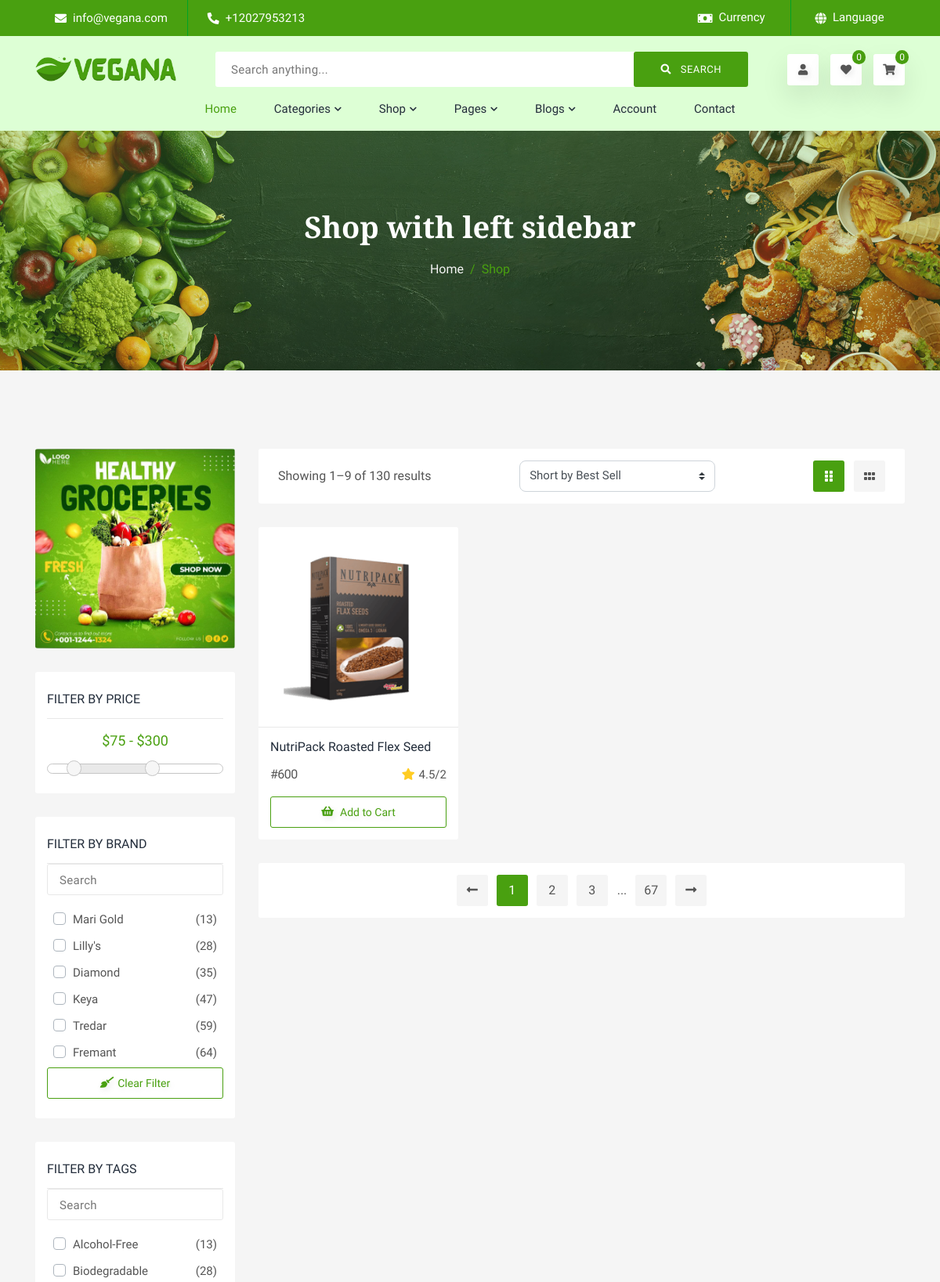
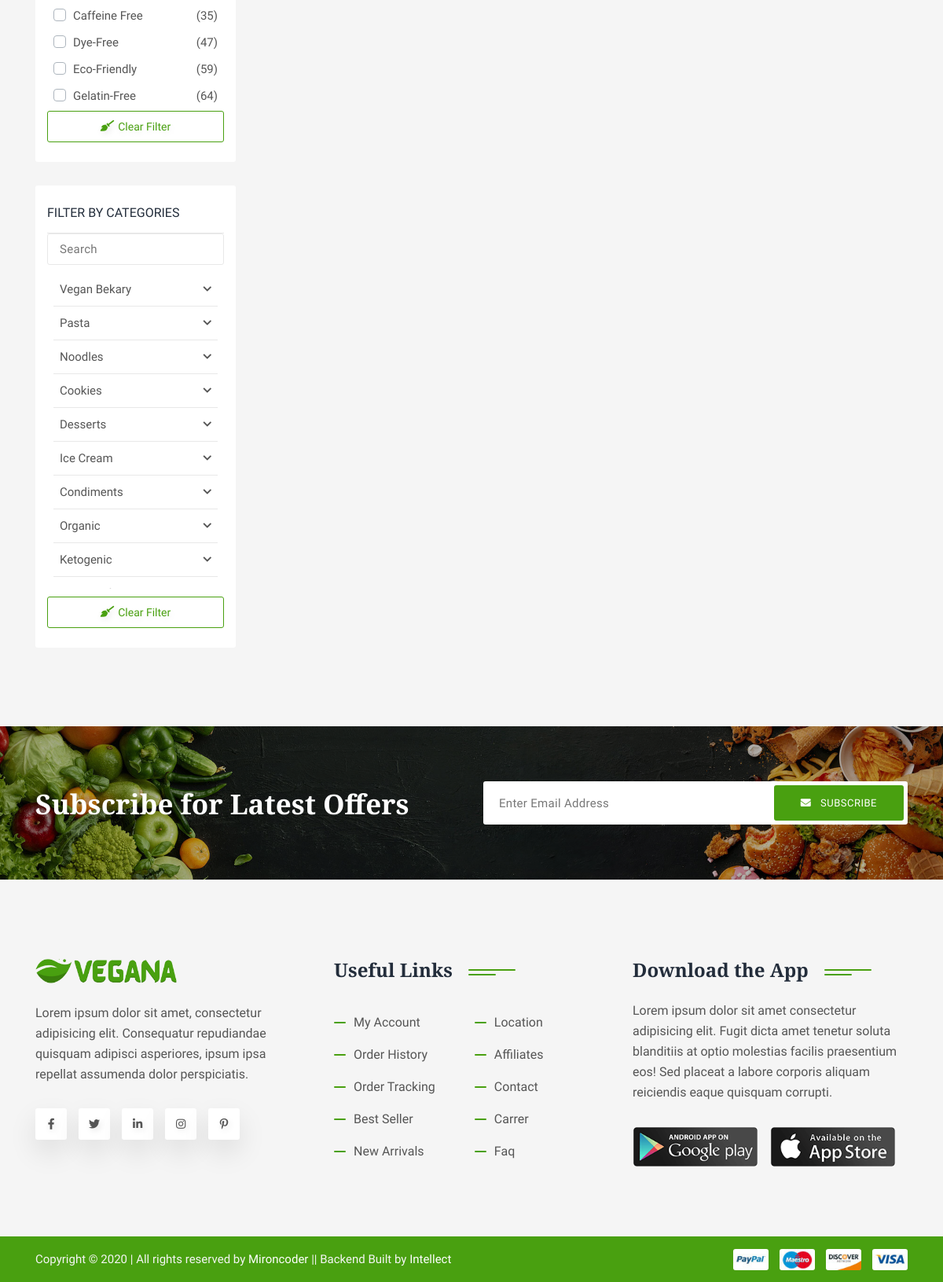
/category/Seeds/, run on the app's committed database (2 pictures, top to bottom).
### store/models.py (models this page shows, shortened)
class Product(models.Model):
    name = models.CharField(max_length=150)
    actual_price = models.IntegerField()
    discount_price = models.IntegerField(null=True, blank=True)
    category = models.ForeignKey(Category, on_delete=models.SET_NULL, null=True, blank=True)
    tags = models.ManyToManyField(Tag, related_name='tags', blank=True)
    slug = models.SlugField(unique=True, editable=False)
    description = models.TextField(max_length=3000, default="This is an auto generated product description.")
    featured_image = models.ImageField(null=True, blank=True)
    is_on_sale = models.BooleanField(default=True)
    created = models.DateTimeField(auto_now_add=True)
    class Meta:
        ordering = ['-created']
    def get_absolute_url(self):
        return reverse('store:product', kwargs={'slug': self.slug})

### store/views.py (the view)
# urls.py: path("category/<category>/", views.CategoryView, name="category"),
def CategoryView(request, category):
    all_categories = Category.objects.all()
    cat_products = Product.objects.filter(
        category__name=category.title(), is_on_sale=True)
    if cat_products.exists():
        context = {
            'cat_products': cat_products,
            'all_categories': all_categories,
        }
        return render(request, 'store/shop.html', context)
    else:
        messages.info(request, "The category is empty or does not exist")
        return redirect('store:home')

### store/templates/store/shop.html (shortened to what this page needs)
{% extends 'component/base.html' %}
{% load static %}
{% block content %}
    <section class="single-banner">
      <div class="container">
        <div class="row">
          <div class="col-lg-12">
            <div class="single-content">
              <h2>Shop with left sidebar</h2>
              <ol class="breadcrumb">
                <li class="breadcrumb-item">
                  <a href="{% url 'store:home' %}">Home</a>
                </li>
                <li class="breadcrumb-item active" aria-current="page">Shop</li>
              </ol>
            </div>
          </div>
        </div>
      </div>
    </section>
    <section class="product-list">
      <div class="container">
        <div class="row content-reverse">
          <div class="col-lg-3">
            <div class="product-ad">
              <a href="#"
                ><img src="{% static 'assets/images/ad-banner/01.jpg' %}" alt="ad"
              /></a>
            </div>
            <div class="product-bar">
              <h6>Filter by Price</h6>
              <input type="text" id="amount" readonly />
              <div id="slider-range"></div>
            </div>
            <div class="product-bar">
              <h6>Filter by brand</h6>
              <div class="product-bar-content">
                <input type="text" placeholder="Search" />
                <ul class="scroll-list">
                  <li>
                    <div class="custom-control custom-checkbox">
                      <label class="custom-control-label" for="check1"
                        >mari gold</label
                      >
                    </div>
                    <span class="product-cate-number">(13)</span>
                  </li>
                  <li>
                    <div class="custom-control custom-checkbox">
                      <label class="custom-control-label" for="check2"
                        >lilly's</label
                      >
                    </div>
                    <span class="product-cate-number">(28)</span>
                  </li>
                  <li>
                    <div class="custom-control custom-checkbox">
                      <label class="custom-control-label" for="check3"
                        >diamond</label
                      >
                    </div>
                    <span class="product-cate-number">(35)</span>
                  </li>
                  <li>
                    <div class="custom-control custom-checkbox">
                      <label class="custom-control-label" for="check4"
                        >keya</label
                      >
                    </div>
                    <span class="product-cate-number">(47)</span>
                  </li>
                  <li>
                    <div class="custom-control custom-checkbox">
                      <label class="custom-control-label" for="check5"
                        >tredar</label
                      >
                    </div>
                    <span class="product-cate-number">(59)</span>
                  </li>
                  <li>
                    <div class="custom-control custom-checkbox">
                      <label class="custom-control-label" for="check6"
                        >fremant</label
                      >
                    </div>
                    <span class="product-cate-number">(64)</span>
                  </li>
                </ul>
                <button class="clear-filter-btn">
                  <i class="fas fa-broom"></i> <span>Clear Filter</span>
                </button>
              </div>
            </div>
            <div class="product-bar">
              <h6>Filter by tags</h6>
              <div class="product-bar-content">
                <input type="text" placeholder="Search" />
                <ul class="scroll-list">
                  <li>
                    <div class="custom-control custom-checkbox">
                      <label class="custom-control-label" for="check8"
                        >Alcohol-Free</label
                      >
                    </div>
                    <span class="product-cate-number">(13)</span>
                  </li>
                  <li>
                    <div class="custom-control custom-checkbox">
                      <label class="custom-control-label" for="check9"
                        >Biodegradable</label
                      >
                    </div>
                    <span class="product-cate-number">(28)</span>
                  </li>
                  <li>
                    <div class="custom-control custom-checkbox">
                      <label class="custom-control-label" for="check10"
                        >Caffeine Free</label
                      >
                    </div>
                    <span class="product-cate-number">(35)</span>
                  </li>
                  <li>
                    <div class="custom-control custom-checkbox">
                      <label class="custom-control-label" for="check11"
                        >Dye-Free</label
                      >
                    </div>
                    <span class="product-cate-number">(47)</span>
                  </li>
                  <li>
                    <div class="custom-control custom-checkbox">
                      <label class="custom-control-label" for="check12"
                        >Eco-Friendly</label
                      >
                    </div>
                    <span class="product-cate-number">(59)</span>
                  </li>
                  <li>
                    <div class="custom-control custom-checkbox">
                      <label class="custom-control-label" for="check13"
                        >Gelatin-Free</label
                      >
                    </div>
                    <span class="product-cate-number">(64)</span>
                  </li>
                </ul>
                <button class="clear-filter-btn">
                  <i class="fas fa-broom"></i> <span>Clear Filter</span>
                </button>
              </div>
            </div>
            <div class="product-bar">
              <h6>Filter by Categories</h6>
              <div class="product-bar-content">
                <input type="text" placeholder="Search" />
                <ul class="nasted-dropdown">
                  <li>
                    <a href="#">
                      <span>Vegan Bekary</span>
                      <i class="fas fa-chevron-down"></i>
                    </a>
                  </li>
                  <li>
                    <a href="#">
                      <span>Pasta</span> <i class="fas fa-chevron-down"></i>
                    </a>
                  </li>
                  <li>
                    <a href="#">
                      <span>Noodles</span> <i class="fas fa-chevron-down"></i>
                    </a>
                  </li>
                  <li>
                    <a href="#">
                      <span>cookies</span> <i class="fas fa-chevron-down"></i>
                    </a>
                  </li>
                  <li>
                    <a href="#">
                      <span>desserts</span> <i class="fas fa-chevron-down"></i>
                    </a>
                  </li>
                  <li>
                    <a href="#">
                      <span>Ice cream</span> <i class="fas fa-chevron-down"></i>
                    </a>
                  </li>
                  <li>
                    <a href="#">
                      <span>Condiments</span>
                      <i class="fas fa-chevron-down"></i>
                    </a>
                  </li>
                  <li>
                    <a href="#">
                      <span>Organic</span> <i class="fas fa-chevron-down"></i>
                    </a>
                  </li>
                  <li>
                    <a href="#">
                      <span>Ketogenic</span> <i class="fas fa-chevron-down"></i>
                    </a>
                  </li>
                  <li>
                    <a href="#">
                      <span>Raw Foods</span>
                    </a>
                  </li>
                </ul>
                <button class="clear-filter-btn">
                  <i class="fas fa-broom"></i> <span>Clear Filter</span>
                </button>
              </div>
            </div>
          </div>
          <div class="col-lg-9">
            <div class="row">
              <div class="col-lg-12">
                <div class="product-filter">
                  <div class="product-page-number">
                    <p>Showing 1–9 of 130 results</p>
                  </div>
                  <select class="product-short-select custom-select">
                    <option selected>Short by Best Sell</option>
                  </select>
                  <ul class="product-card-type">
                    <li class="grid-verti active">
                      <i class="fas fa-grip-vertical"></i>
                    </li>
                    <li class="grid-hori">
                      <i class="fas fa-grip-horizontal"></i>
                    </li>
                  </ul>
                </div>
              </div>
            </div>
            <div class="row product-card-parent">
              {% for product in cat_products %}
              <div class="col-6 col-sm-6 col-md-4 col-lg-4">
                <div class="product-card card-gape">
                  <div class="product-img">
                    <img
                      src="{{product.featured_image.url}}"
                      alt="product-1"
                    />
                  </div>
                  <div class="product-content">
                    <div class="product-name">
                      <h6><a href="{{product.get_absolute_url}}">{{product.name}}</a></h6>
                    </div>
                    <div class="product-price">
                      {% if product.discount_price %}
                    <h6><del>#{{product.actual_price}}</del> #{{product.discount_price}}</h6>
                    {% else %}
                    <h6>#{{product.actual_price}}</h6>
                    {% endif %}
                      <div class="product-rating">
                        <i class="fas fa-star"></i> <span>4.5/2</span>
                      </div>
                    </div>
                    <div class="product-btn">
                      <a href="#">
                        <i class="fas fa-shopping-basket"></i>
                        <span>Add to Cart</span>
                      </a>
                    </div>
                  </div>
                </div>
              </div>
              {% endfor %}
            </div>
            <div class="row">
              <div class="col-lg-12">
                <ul class="pagination">
                  <li class="page-item">
                    <a class="page-link" href="#">
                      <i class="fas fa-long-arrow-alt-left"></i>
                    </a>
                  </li>
                  <li class="page-item">
                    <a class="page-link active" href="#">1</a>
                  </li>
                  <li class="page-item"><a class="page-link" href="#">2</a></li>
                  <li class="page-item"><a class="page-link" href="#">3</a></li>
                  <li class="page-item">...</li>
                  <li class="page-item">
                    <a class="page-link" href="#">67</a>
                  </li>
                  <li class="page-item">
                    <a class="page-link" href="#">
                      <i class="fas fa-long-arrow-alt-right"></i>
                    </a>
                  </li>
                </ul>
              </div>
            </div>
          </div>
        </div>
      </div>
    </section>
{% endblock content %}

### data on the page
Product: featured_image (picture), name "NutriPack Roasted Flex Seed", actual_price "600"
